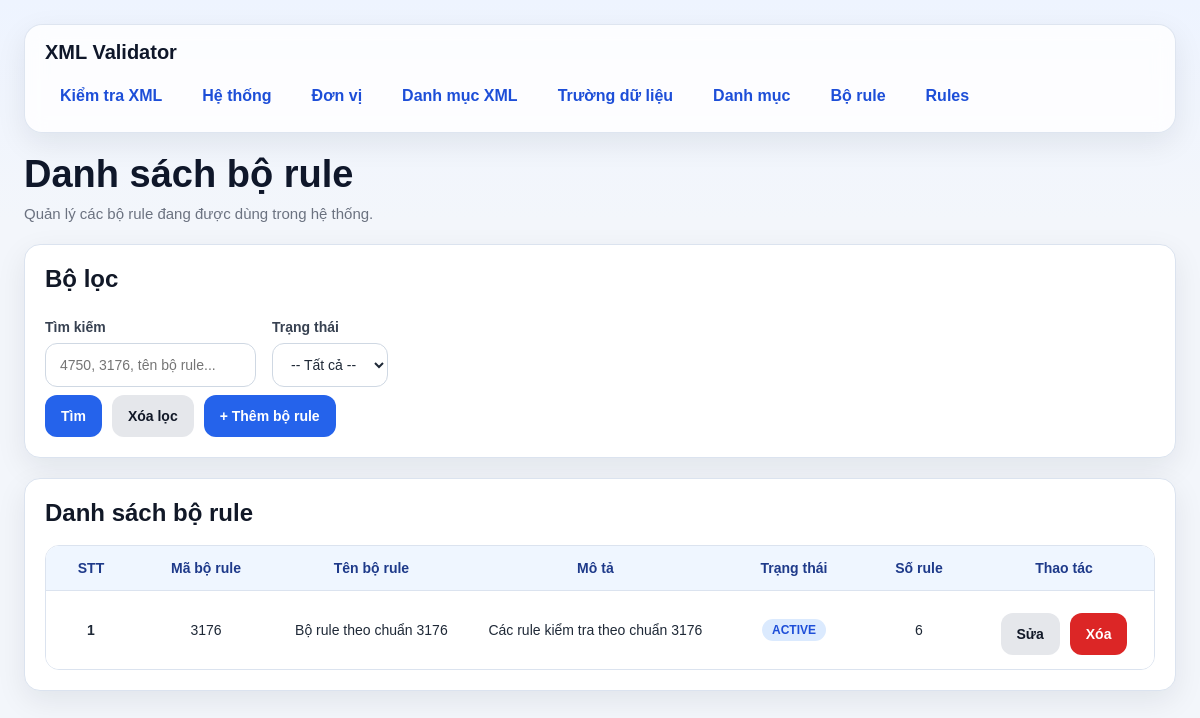
The app's page /rule-sets/ with its own data.
### models/rule_model.py (models this page shows, shortened)
class BoRule(db.Model):
    __tablename__ = "bo_rule"
    id = db.Column(db.Integer, primary_key=True)
    ma_bo_rule = db.Column(db.String(100), nullable=False, unique=True)
    ten_bo_rule = db.Column(db.String(255), nullable=False)
    mo_ta = db.Column(db.String(500), nullable=True)
    is_active = db.Column(db.Boolean, nullable=False, default=True)

### routes/rule_set_routes.py (the view, shortened to what this page needs)
@rule_set_bp.route("/", methods=["GET"])
def list_rule_sets():
    keyword = (request.args.get("keyword") or "").strip()
    status = (request.args.get("status") or "").strip()
    query = BoRule.query
    if status == "active":
        query = query.filter(BoRule.is_active.is_(True))
    elif status == "inactive":
        query = query.filter(BoRule.is_active.is_(False))
    items = query.order_by(BoRule.id.asc()).all()
    return render_template("rule_sets.html", items=items, keyword=keyword, status=status)

### templates/rule_sets.html (shortened to what this page needs)
{% extends "base.html" %}
{% block content %}
<div class="page-header">
    <h1 class="page-title">Danh sách bộ rule</h1>
    <div class="page-subtitle">Quản lý các bộ rule đang được dùng trong hệ thống.</div>
</div>
<div class="card">
    <h2 class="card-title">Bộ lọc</h2>
    <form method="GET">
        <div class="grid">
            <div class="col-6">
                <label>Tìm kiếm</label>
                <input type="text" name="keyword" value="{{ keyword }}" placeholder="4750, 3176, tên bộ rule...">
            </div>
            <div class="col-6">
                <label>Trạng thái</label>
                <select name="status">
                    <option value="">-- Tất cả --</option>
                </select>
            </div>
        </div>
        <div class="actions">
            <button class="btn btn-primary" type="submit">Tìm</button>
            <a href="/rule-sets" class="btn btn-secondary">Xóa lọc</a>
            <a href="/rule-sets/create" class="btn btn-primary">+ Thêm bộ rule</a>
        </div>
    </form>
</div>
<div class="card">
    <h2 class="card-title">Danh sách bộ rule</h2>
    {% if items %}
        <div class="table-wrap">
            <table>
                <thead>
                    <tr>
                        <th style="width: 90px;">STT</th>
                        <th style="width: 140px;">Mã bộ rule</th>
                        <th>Tên bộ rule</th>
                        <th>Mô tả</th>
                        <th style="width: 140px;">Trạng thái</th>
                        <th style="width: 110px;">Số rule</th>
                        <th style="width: 180px;">Thao tác</th>
                    </tr>
                </thead>
                <tbody>
                    {% for x in items %}
                    <tr>
                        <td><strong>{{ loop.index }}</strong></td>
                        <td>{{ x.ma_bo_rule }}</td>
                        <td>{{ x.ten_bo_rule }}</td>
                        <td>{{ x.mo_ta or '' }}</td>
                        <td>
                            {% if x.is_active %}
                                <span class="badge badge-info">ACTIVE</span>
                            {% else %}
                                <span class="badge badge-error">INACTIVE</span>
                            {% endif %}
                        </td>
                        <td>{{ x.rules|length }}</td>
                        <td>
                            <div class="actions actions-center">
                                <a class="btn btn-secondary" href="/rule-sets/{{ x.id }}/edit">Sửa</a>
                                <form class="inline" method="POST" action="/rule-sets/{{ x.id }}/delete" onsubmit="return confirm('Xóa bộ rule này?');">
                                    <button class="btn btn-danger" type="submit">Xóa</button>
                                </form>
                            </div>
                        </td>
                    </tr>
                    {% endfor %}
                </tbody>
            </table>
        </div>
    {% else %}
        <div class="empty-state">Chưa có dữ liệu bộ rule.</div>
    {% endif %}
</div>
{% endblock %}

### templates/base.html (style rules this page uses)
* { box-sizing: border-box; }
:root { --bg: #f3f6fb; --card: #ffffff; --card-soft: #f8fafc; --border: #dbe3ef; --text: #1f2937; --muted: #6b7280; --primary: #2563eb; --primary-hover: #1d4ed8; --danger: #dc2626; --danger-hover: #b91c1c; --success-bg: #dcfce7; --success-text: #166534; --warning-bg: #fef3c7; --warning-text: #92400e; --error-bg: #fee2e2; --error-text: #991b1b; --shadow: 0 10px 30px rgba(15, 23, 42, 0.08); --radius: 16px; }
body { margin: 0; font-family: Arial, Helvetica, sans-serif; background: linear-gradient(180deg, #eef4ff 0%, var(--bg) 220px); color: var(--text); }
.page-header { margin-bottom: 22px; }
.page-title { margin: 0; font-size: 38px; line-height: 1.15; color: #0f172a; }
.page-subtitle { margin-top: 8px; color: var(--muted); font-size: 15px; }
.card { background: var(--card); border: 1px solid var(--border); border-radius: var(--radius); box-shadow: var(--shadow); padding: 20px; margin-bottom: 20px; }
.card-title { margin: 0 0 18px 0; font-size: 24px; font-weight: 700; color: #111827; }
.grid { display: flex; grid-template-columns: repeat(12, 1fr); gap: 16px; }
.col-6 { grid-column: span 6; }
label { display: block; font-size: 14px; font-weight: 700; margin-bottom: 8px; margin-top: 8px; color: #374151; }
input[type="text"], input[type="date"], input[type="file"], input[type="password"], input[type="number"], select, textarea { width: 100%; min-height: 44px; border: 1px solid #cfd8e3; border-radius: 12px; padding: 10px 14px; font-size: 14px; background: #fff; color: var(--text); outline: none; transition: border-color 0.2s, box-shadow 0.2s; }
.actions { display: flex; flex-wrap: wrap; gap: 10px; margin-top: 8px; }
.actions-center { justify-content: center; }
.btn, button { border: none; min-height: 42px; padding: 10px 16px; border-radius: 12px; cursor: pointer; font-weight: 700; font-size: 14px; text-decoration: none; display: inline-flex; align-items: center; justify-content: center; transition: 0.2s ease; }
.btn-primary { background: var(--primary); color: white; }
.btn-secondary { background: #e5e7eb; color: #111827; }
.btn-danger { background: var(--danger); color: white; }
.badge { display: inline-flex; align-items: center; justify-content: center; border-radius: 999px; padding: 5px 10px; font-size: 12px; font-weight: 700; line-height: 1; white-space: nowrap; }
.badge-info { background: #dbeafe; color: #1d4ed8; }
.table-wrap { overflow-x: auto; border: 1px solid var(--border); border-radius: 14px; }
table { width: 100%; border-collapse: collapse; background: white; }
th { background: #eff6ff; color: #1e3a8a; font-size: 14px; font-weight: 700; text-align: center; padding: 14px 12px; border-bottom: 1px solid var(--border); }
td { padding: 14px 12px; border-bottom: 1px solid #e5e7eb; vertical-align: middle; font-size: 14px; text-align: center; }
tbody tr:last-child td { border-bottom: none; }
.inline { display: inline; }

### records on screen
BoRule: ma_bo_rule "3176", ten_bo_rule "Bộ rule theo chuẩn 3176", mo_ta "Các rule kiểm tra theo chuẩn 3176", is_active "ACTIVE", rules|length "6"
